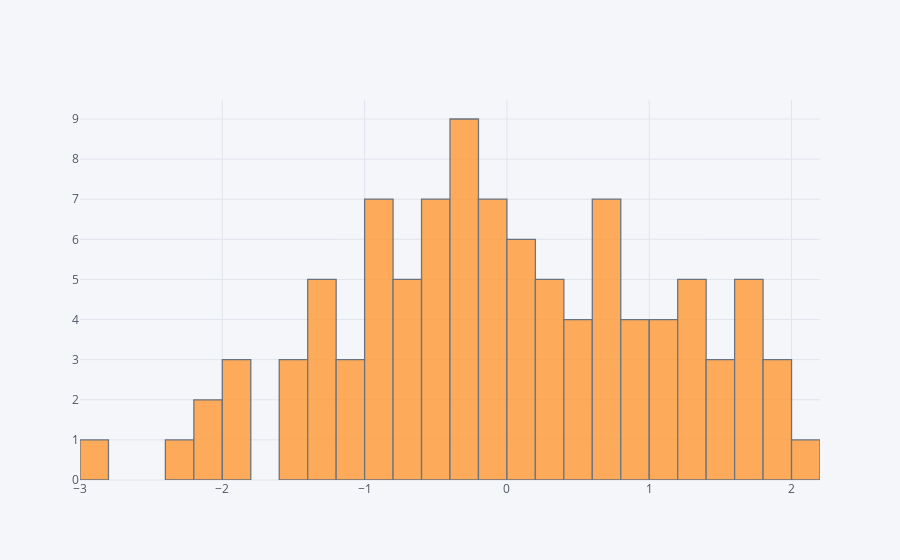

Here is the notebook cell this chart was saved with:
### Markdown cell above
## histogram

### Code cell
df['A'].iplot(kind='hist',bins=25)

### Figure 1 — Plotly figure (JSON) as saved in the notebook; plotly's stock layout.template omitted (floating-point values rounded to 4 significant figures)
{"data": [{"histfunc": "count", "histnorm": "", "marker": {"color": "rgba(255, 153, 51, 1.0)", "line": {"color": "#4D5663", "width": 1.3}}, "name": "A", "nbinsx": 25, "opacity": 0.8, "orientation": "v", "type": "histogram", "uid": "0b31a995-a3e1-4af3-94ce-042391c22d25", "x": [1.82, 1.834, -0.8072, -0.313, -1.458, -0.534, -0.5907, 0.8222, 0.06968, 1.621, 0.7268, -0.3798, -0.2878, 0.4806, 1.206, -0.2549, 0.9538, -1.265, 1.75, -0.5395, 0.3504, -1.966, 1.229, 0.8234, -0.9698, -1.15, -2.815, 0.5525, 1.202, -0.2253, 0.06235, -0.9555, -1.28, 1.557, -0.006829, 1.201, -1.016, -0.5096, -0.7118, -0.6143, -0.02889, 0.4783, 0.1512, -1.124, -1.838, 1.799, 0.6344, 0.7706, 1.558, -0.8912, -1.341, 2.169, 0.7219, -0.2517, 1.92, -2.011, 0.7903, 0.1951, -0.6189, -0.2495, -0.7388, -0.9479, -1.432, 0.3006, 0.4943, -2.293, 1.164, 1.197, -0.2759, -0.9626, -0.9376, -0.1933, -0.6895, -0.5918, -1.574, 0.1273, 1.375, 1.05, -2.184, -0.08301, 1.636, -1.831, -0.2712, 0.3211, -1.296, -1.307, 1.733, -0.448, -0.1729, 0.8692, -0.1114, 1.418, -0.4172, 0.604, 0.03008, -0.05587, 1.179, 0.244, 0.215, 0.6367]}], "layout": {"barmode": "overlay", "legend": {"bgcolor": "#F5F6F9", "font": {"color": "#4D5663"}}, "paper_bgcolor": "#F5F6F9", "plot_bgcolor": "#F5F6F9", "title": {"font": {"color": "#4D5663"}}, "xaxis": {"gridcolor": "#E1E5ED", "showgrid": true, "tickfont": {"color": "#4D5663"}, "title": {"font": {"color": "#4D5663"}, "text": ""}, "zerolinecolor": "#E1E5ED"}, "yaxis": {"gridcolor": "#E1E5ED", "showgrid": true, "tickfont": {"color": "#4D5663"}, "title": {"font": {"color": "#4D5663"}, "text": ""}, "zerolinecolor": "#E1E5ED"}}}
